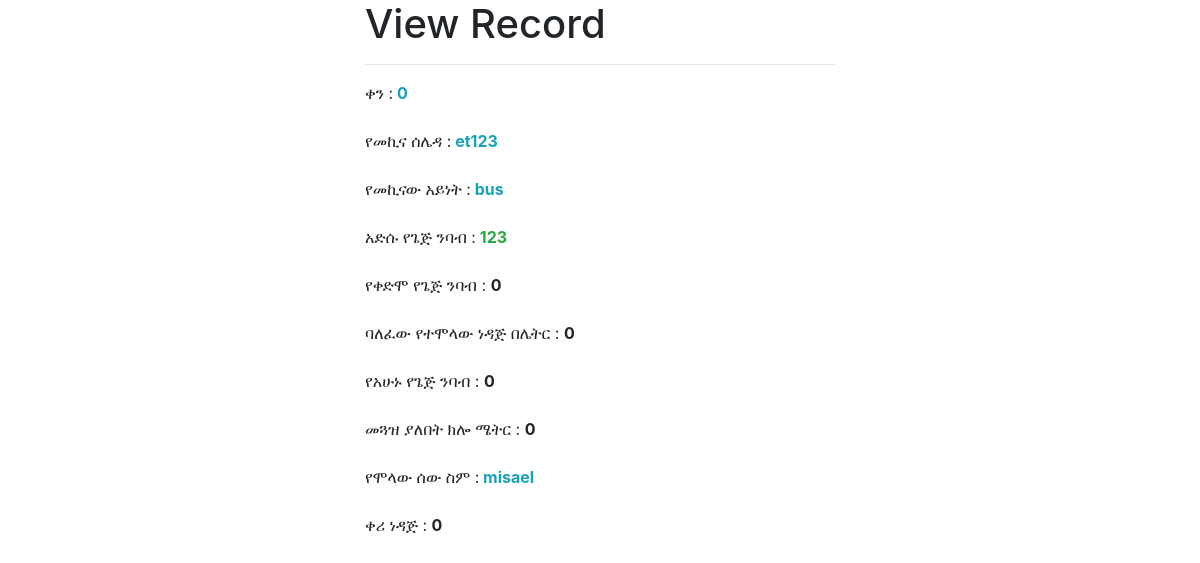
Screenshot of /full/fullview.php?id=7 with the database file from the repository.
### tables this page shows
CREATE TABLE `full` (
  `id` int(11) NOT NULL,
  `targas` varchar(255) DEFAULT NULL,
  `cartype` varchar(255) DEFAULT NULL,
  `newgej` varchar(255) DEFAULT NULL,
  `privwgej` varchar(255) DEFAULT NULL,
  `prviewfull` varchar(255) DEFAULT NULL,
  `resentfull` varchar(255) DEFAULT NULL,
  `musttravl` varchar(255) DEFAULT NULL,
  `name` varchar(255) DEFAULT NULL,
  `kernedag` varchar(255) NOT NULL,
  `file` varchar(255) DEFAULT NULL,
  `date` varchar(255) DEFAULT NULL
);

### full/fullview.php (the view, shortened to what this page needs)
<?php
if(isset($_GET["id"]) && !empty(trim($_GET["id"])))
{
    require_once "../config.php";
    $sql = "SELECT * FROM full WHERE id = ?";
    if($stmt = mysqli_prepare($conn, $sql))
    {
        mysqli_stmt_bind_param($stmt, "i", $param_id);
        if(mysqli_stmt_execute($stmt))
        {
            $result = mysqli_stmt_get_result($stmt);
            if(mysqli_num_rows($result) == 1)
            {
                $row = mysqli_fetch_array($result, MYSQLI_ASSOC);
            }
            else
            {
                header("location: error.php");
                exit();
            }
        }
        else
        {
            echo "Oops! Something went wrong. Please try again later.";
        }
    }
}
else
{
    print_r($sql);
    exit();
    header("location: error.php");
    exit();
}
?>
<!DOCTYPE html>
<html lang="en">
<head>
    <link rel="stylesheet" href="https://stackpath.bootstrapcdn.com/bootstrap/4.5.0/css/bootstrap.min.css">
    <link rel="stylesheet" href="https://maxcdn.bootstrapcdn.com/font-awesome/4.7.0/css/font-awesome.min.css">
</head>
<body>
    <div class="wrapper">
        <div class="container-fluid">
            <div class="row">
                <div class="col-md-12">
                    <div class="page-header">
                        <h1>View Record</h1>
                        <hr>
                    </div>
                    <div class="form-group">
                        <label>ቀን :<span class="font-weight-bold text-info"> <?= $row["date"]; ?></span></label>
                    </div>
                    <div class="form-group">
                        <label>የመኪና ሰሌዳ :<span class="font-weight-bold text-info"> <?= $row["targas"]; ?></span></label>
                    </div>
                    <div class="form-group">
                        <label>የመኪናው አይነት :<span class="font-weight-bold text-info"> <?= $row["cartype"]; ?></span></label>
                    </div>
                    <div class="form-group">
                        <label>አድሱ የጌጅ ንባብ  :<span class="font-weight-bold text text-success"> <?= $row["newgej"]; ?></span></label>
                    </div>
                    <div class="form-group">
                        <label>የቀድሞ የጌጅ ንባብ : <span class="font-weight-bold"> <?= $row["privwgej"]; ?></span></label>
                    </div>
                    <div class="form-group">
                        <label>ባለፈው የተሞላው ነዳጅ በሌትር : <span class="font-weight-bold"> <?= $row["prviewfull"]; ?></span></label>
                    </div>
                    <div class="form-group">
                        <label>የአሁኑ የጌጅ ንባብ : <span class="font-weight-bold"> <?= $row["resentfull"]; ?></span></label>
                    </div>
                    <div class="form-group">
                        <label>መጓዝ ያለበት ክሎ ሜትር  : <span class="font-weight-bold"> <?= $row["musttravl"]; ?></span></label>
                    </div>
                    <div class="form-group">
                        <label>የሞላው ሰው ስም :<span class="font-weight-bold text-info"> <?= $row["name"]; ?></span></label>
                    </div>
                    <div class="form-group">
                        <label>ቀሪ ነዳጅ : <span class="font-weight-bold"> <?= $row["kernedag"]; ?></span></label>
                    </div>
                </div>
            </div>
        </div>
    </div>
</body>
</html>

### full/fullview.php (style rules this page uses)
.wrapper { width: 500px; margin: 0 auto; }

### rows the page displays
full: date "0", targas "et123", cartype "bus", newgej "123", privwgej "0", prviewfull "0", resentfull "0", musttravl "0", name "misael", kernedag "0"
